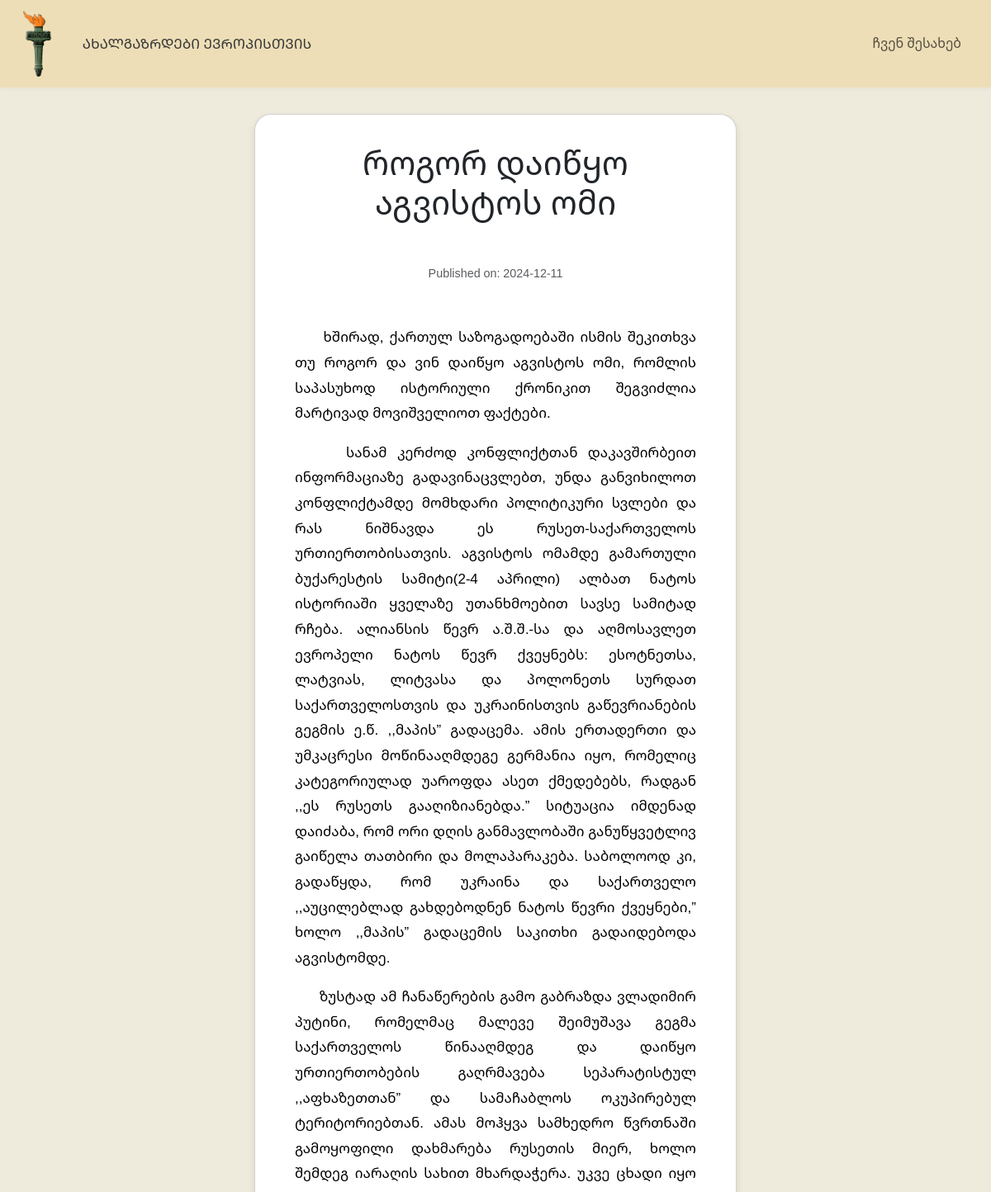
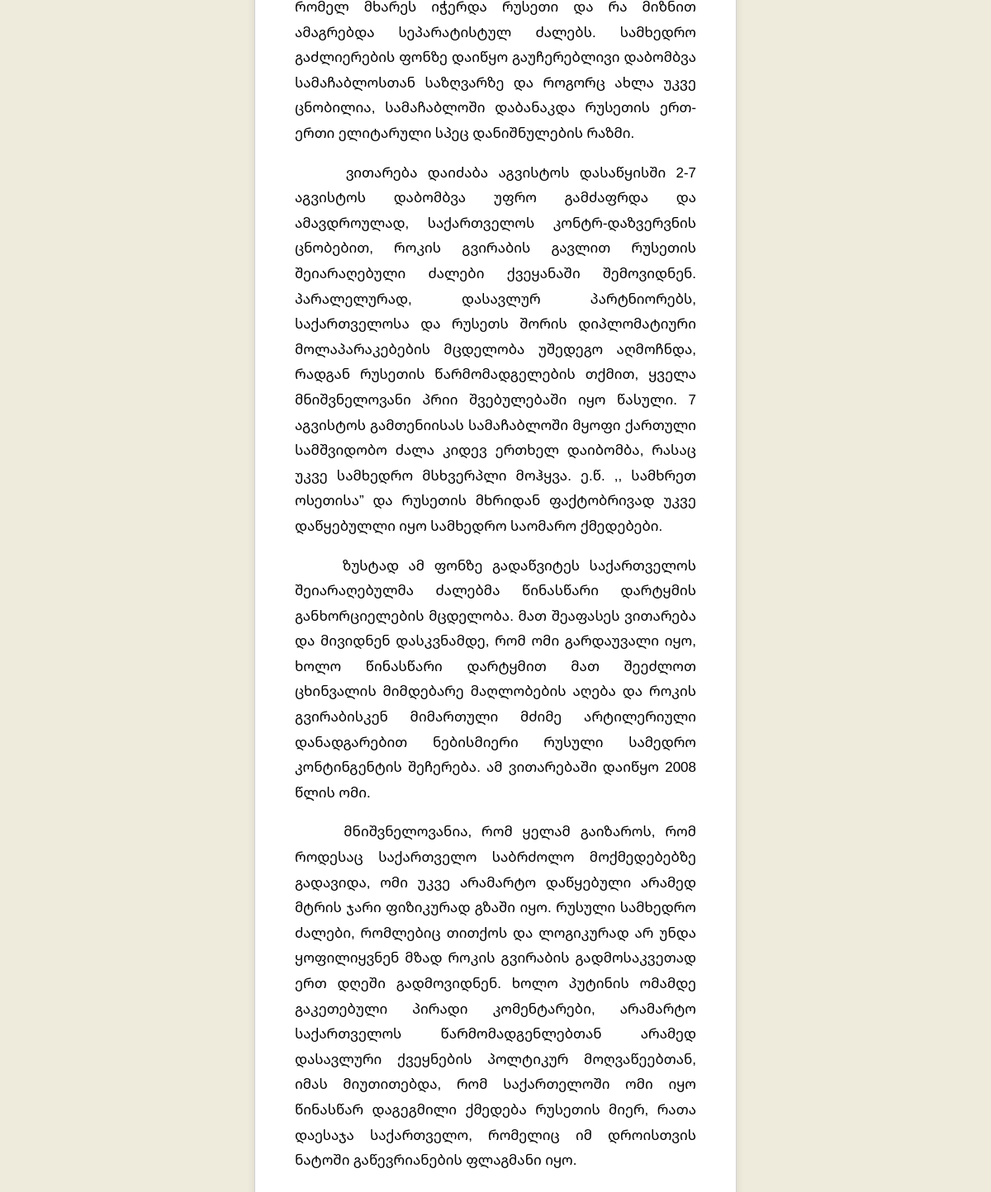
Screenshot of /statia/21 with the database file from the repository (2 pictures, top to bottom).
### app.py (models this page shows, shortened)
class stat(db.Model):
    id = db.Column(db.Integer, primary_key=True)
    title = db.Column(db.String(500), nullable=False)
    filename = db.Column(db.String(500), nullable=False)
    content = db.Column(db.String(100000), nullable=False)
    date_created = db.Column(db.DateTime, default=datetime.now)
    is_yt = db.Column(db.Boolean, nullable=False)

### app.py (the view)
@app.route("/statia/<id>")
def statia(id):
    entry = stat.query.get(id)
    return render_template('stat.html.j2', entry=entry)

### templates/stat.html.j2 (shortened to what this page needs)
{% extends 'base.html.j2' %}
{% import 'macros.html.j2' as mak%}
{% block head %}
<link rel="stylesheet" href="{{ url_for('static', filename='css/stat.css') }}">
{% endblock %}
{% block body %}
{{mak.nav()}}
<div class="container-fluid">
  <div class="row justify-content-center">
    <div class="col-md-8 col-lg-6 p-2">
      <div class="card px-3 px-sm-5 py-4 mt-4" style="border-radius: 20px; box-shadow: 0 4px 10px rgba(0, 0, 0, 0.1);">
        <h1 class="text-center mb-3">{{ entry.title }}</h1>
        <p class="text-center text-muted mb-4">Published on: {{ entry.date_created.strftime('%Y-%m-%d') }}</p>
        <div class="body-text main-text text-justify">{{ entry.content | safe }}</div>
      </div>
    </div>
  </div>
</div>
{% endblock %}

### static/css/stat.css (style rules this page uses)
html, body { height: 100%; margin: 0; overflow-x: hidden; background-color: rgb(255, 253, 243); line-height: 1.6; }
p { margin: 1em 0; text-align: justify; }
.main-text { font-size: 17px; color: #000; text-align: left; line-height: 1.8; }
.body-text { margin-bottom: 20px; }
.text-center { padding: 10px; text-align: center; }
* { box-sizing: border-box; }
.text-muted { color: #6c757d; font-size: 0.9rem; }

### static/css/main.css (style rules this page uses)
html, body { font-family: 'Noto Sans Georgian', sans-serif; color: rgb(57, 57, 57); }
body { height: auto; background-color: #eeebdc; }

### rows the page displays
stat: title "როგორ დაიწყო აგვისტოს ომი", date_created "2024-12-11", content "ხშირად, ქართულ საზოგადოებაში ისმის შეკითხვა თუ როგორ და ვინ დაიწყო აგვისტოს ომი, რომლის საპასუხოდ ისტორიული ქრონიკით შეგვიძლია მარტივად მოვიშველიოთ ფაქტები. სანამ კერძოდ კონფლიქტთან დაკავშირბეით ინფორმაციაზე გადავინაცვლებთ, უნდა განვიხილოთ კონფლიქტამდე მომხდარი პოლიტიკური სვლები და რას ნიშნავდა ეს რუსეთ-საქართველოს ურთიერთობისათვის. აგვისტოს ომამდე გამართული ბუქარესტის სამიტი(2-4 აპრილი) ალბათ ნატოს ისტორიაში ყველაზე უთანხმოებით სავსე სამიტად რჩება. ალიანსის წევრ ა.შ.შ.-სა და აღმოსავლეთ ევროპელი ნატოს წევრ ქვეყნებს: ესოტნეთსა, ლატვიას, ლიტვასა და პოლონეთს სურდათ საქართველოსთვის და უკრაინისთვის გაწევრიანების გეგმის ე.წ. ,,მაპის” გადაცემა. ამის ერთადერთი და უმკაცრესი მოწინააღმდეგე გერმანია…"
